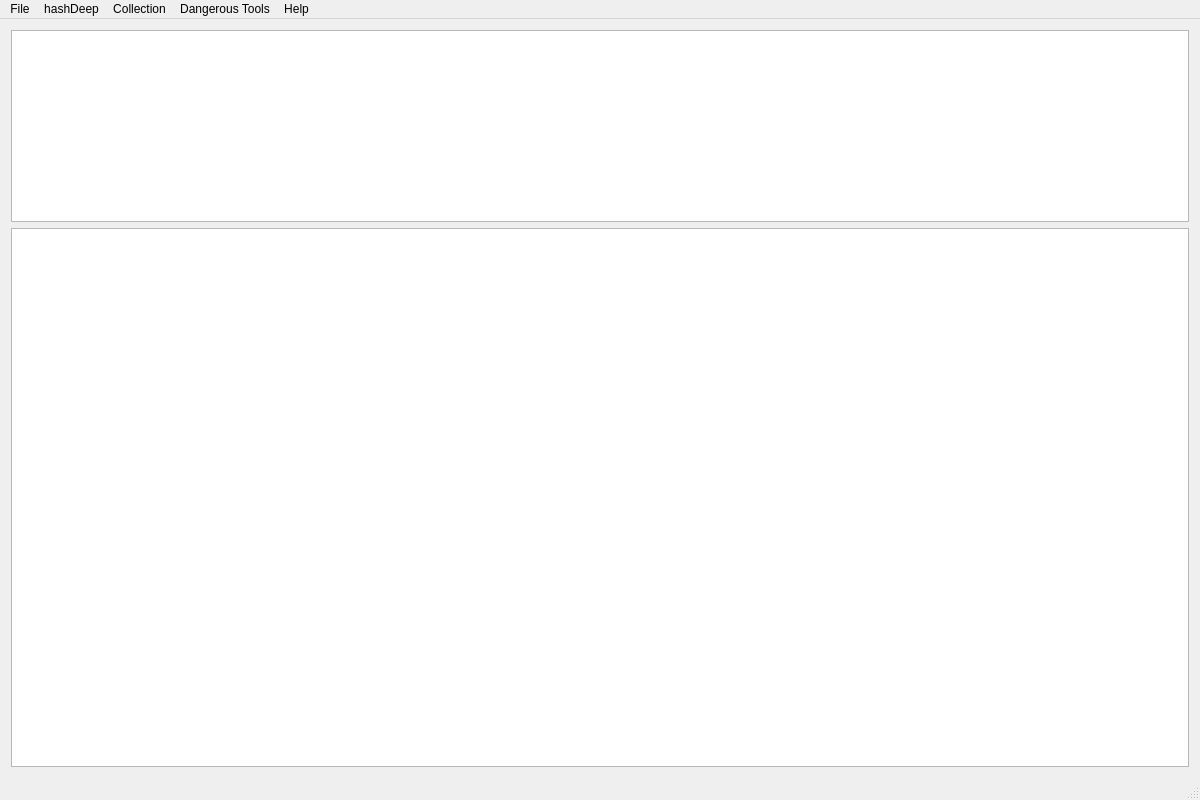
<?xml version="1.0" encoding="UTF-8"?>
<ui version="4.0">
 <class>MainWindow</class>
 <widget class="QMainWindow" name="MainWindow">
  <property name="geometry">
   <rect>
    <x>0</x>
    <y>0</y>
    <width>1200</width>
    <height>800</height>
   </rect>
  </property>
  <property name="windowTitle">
   <string>Filecalibur</string>
  </property>
  <widget class="QWidget" name="centralWidget">
   <layout class="QVBoxLayout" name="verticalLayout">
    <item>
     <widget class="QPlainTextEdit" name="plainTextEdit">
      <property name="sizePolicy">
       <sizepolicy hsizetype="Expanding" vsizetype="Fixed">
        <horstretch>0</horstretch>
        <verstretch>0</verstretch>
       </sizepolicy>
      </property>
      <property name="baseSize">
       <size>
        <width>0</width>
        <height>0</height>
       </size>
      </property>
     </widget>
    </item>
    <item>
     <widget class="QTableView" name="tableView"/>
    </item>
   </layout>
  </widget>
  <widget class="QMenuBar" name="menuBar">
   <property name="geometry">
    <rect>
     <x>0</x>
     <y>0</y>
     <width>1200</width>
     <height>21</height>
    </rect>
   </property>
   <widget class="QMenu" name="menuFile">
    <property name="title">
     <string>File</string>
    </property>
    <addaction name="actionOpen"/>
    <addaction name="actionSettings"/>
    <addaction name="actionClose"/>
    <addaction name="actionExit"/>
   </widget>
   <widget class="QMenu" name="menuHashDeep">
    <property name="title">
     <string>hashDeep</string>
    </property>
    <addaction name="actionCalculate_Hashes"/>
   </widget>
   <widget class="QMenu" name="menuRsync">
    <property name="title">
     <string>Dangerous Tools</string>
    </property>
    <addaction name="actionSync_Directories"/>
    <addaction name="separator"/>
    <addaction name="actionDelete_Files_from_List"/>
    <addaction name="actionDelete_Empty_Directories"/>
   </widget>
   <widget class="QMenu" name="menuHelp">
    <property name="title">
     <string>Help</string>
    </property>
    <widget class="QMenu" name="menuRequired_Software">
     <property name="title">
      <string>Required Software</string>
     </property>
     <addaction name="actionHashdeep"/>
     <addaction name="actionRsync"/>
     <addaction name="actionWinmerge"/>
    </widget>
    <addaction name="actionAbout"/>
    <addaction name="actionManual"/>
    <addaction name="actionFilecalibur_at_Souceforge"/>
    <addaction name="actionTutorials"/>
    <addaction name="actionSupport"/>
    <addaction name="menuRequired_Software"/>
   </widget>
   <widget class="QMenu" name="menuFileeditor">
    <property name="title">
     <string>Collection</string>
    </property>
    <addaction name="actionModify_Path"/>
    <addaction name="separator"/>
    <addaction name="actionRemove_Path"/>
    <addaction name="actionExtract_Path"/>
    <addaction name="separator"/>
    <addaction name="actionJoin_Files"/>
    <addaction name="separator"/>
    <addaction name="actionPositive_Hashing"/>
    <addaction name="actionNegative_Hashing"/>
    <addaction name="separator"/>
    <addaction name="actionFind_Duplicates"/>
    <addaction name="actionFind_Long_Names"/>
    <addaction name="separator"/>
    <addaction name="actionCompare_Files"/>
   </widget>
   <addaction name="menuFile"/>
   <addaction name="menuHashDeep"/>
   <addaction name="menuFileeditor"/>
   <addaction name="menuRsync"/>
   <addaction name="menuHelp"/>
  </widget>
  <widget class="QStatusBar" name="statusBar"/>
  <action name="actionOpen">
   <property name="text">
    <string>Open</string>
   </property>
  </action>
  <action name="actionCalculate_Hashes">
   <property name="text">
    <string>Calculate Hashes</string>
   </property>
  </action>
  <action name="actionExit">
   <property name="text">
    <string>Exit</string>
   </property>
  </action>
  <action name="actionClose">
   <property name="text">
    <string>Close</string>
   </property>
  </action>
  <action name="actionSettings">
   <property name="text">
    <string>Settings</string>
   </property>
  </action>
  <action name="actionSync_Directories">
   <property name="text">
    <string>Rsync Directories</string>
   </property>
  </action>
  <action name="actionAbout">
   <property name="text">
    <string>About</string>
   </property>
  </action>
  <action name="actionModify_Path">
   <property name="text">
    <string>Modify Path</string>
   </property>
  </action>
  <action name="actionRemove_Path">
   <property name="text">
    <string>Remove Path</string>
   </property>
  </action>
  <action name="actionJoin_Files">
   <property name="text">
    <string>Join Files</string>
   </property>
  </action>
  <action name="actionExtract_Path">
   <property name="text">
    <string>Extract Path</string>
   </property>
  </action>
  <action name="actionCompare_Files">
   <property name="text">
    <string>Compare Files</string>
   </property>
  </action>
  <action name="actionPositive_Hashing">
   <property name="text">
    <string>Positive Hashing</string>
   </property>
  </action>
  <action name="actionNegative_Hashing">
   <property name="text">
    <string>Negative Hashing</string>
   </property>
  </action>
  <action name="actionFind_Duplicates">
   <property name="text">
    <string>Find Duplicates</string>
   </property>
  </action>
  <action name="actionDelete_Files_from_List">
   <property name="text">
    <string>Delete Files from List</string>
   </property>
  </action>
  <action name="actionDelete_Empty_Directories">
   <property name="text">
    <string>Delete Empty Directories</string>
   </property>
  </action>
  <action name="actionHashdeep">
   <property name="text">
    <string>Hashdeep</string>
   </property>
  </action>
  <action name="actionRsync">
   <property name="text">
    <string>Rsync</string>
   </property>
  </action>
  <action name="actionWinmerge">
   <property name="text">
    <string>WinMerge</string>
   </property>
  </action>
  <action name="actionSupport">
   <property name="text">
    <string>Check for Updates</string>
   </property>
  </action>
  <action name="actionTutorials">
   <property name="text">
    <string>Manual Online</string>
   </property>
  </action>
  <action name="actionFilecalibur_at_Souceforge">
   <property name="text">
    <string>Filecalibur at Souceforge</string>
   </property>
  </action>
  <action name="actionManual">
   <property name="text">
    <string>Manual</string>
   </property>
  </action>
  <action name="actionFind_Long_Names">
   <property name="text">
    <string>Find Long Names</string>
   </property>
  </action>
 </widget>
 <layoutdefault spacing="6" margin="11"/>
 <resources/>
 <connections/>
</ui>
